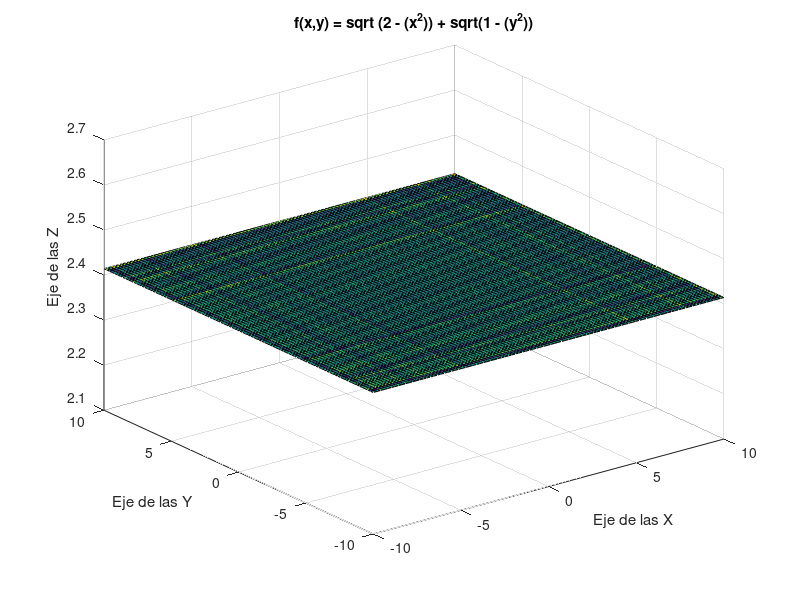

This figure's MATLAB source:
%<-----------------------------------------------------------------------------


%    Dominio = {(x,y) | x,y ∈ ℝ, -√2 ≤ x ≤ √2 y -1 ≤ y ≤ 1}
%    Contradominio = {z | z ∈ ℝ, 0 ≤ z ≤ √2 + 1}
%----------------------------------------------------------------------------->
clear
clc
close all
%Coloco 100 divisiones para hacer dar mas estetica la grafica
x = linspace(-10,10,100);
y = linspace(-10,10,100);
function z = f(x ,y)
  z = sqrt(2 - (x^2)) + sqrt(1 - (y^2));
endfunction
% Crear una matriz 2D para los valores de x e y
[X,Y] = meshgrid(x,y);

% Calcular los valores de z utilizando la función definida anteriormente
Z = f(X,Y);

% Graficar la superficie
surf(X,Y,Z);

% Etiquetas de los ejes
xlabel('Eje de las X');
ylabel('Eje de las Y');
zlabel('Eje de las Z');

% Título de la gráfica
title('f(x,y) = sqrt (2 - (x^2)) + sqrt(1 - (y^2))');

%z = [];
%hold on
%for idx = 1:length(x)
%  for idy = 1:length(y)
    %z(idx,idy) = sin(x(idx)) *  sin(y(idy)) / (x(idx)*y(idy));
    %z(idx,idy) = NaN;^
    %z(idx,idy) = sqrt(((2*(x(idx))) - (y(idy))));
    %10
%     a = (x(idx))^2; % esto es "x" al cuadrado
%      b = (y(idy))^2; % esto es "y" al cuadrado
%      z(idx,idy) = sqrt(2-a) - sqrt(1-b);


%   end
%end

%xlabel('Eje-X')
%ylabel('Eje-Y')
%hold off
% surf(x, y, z)

